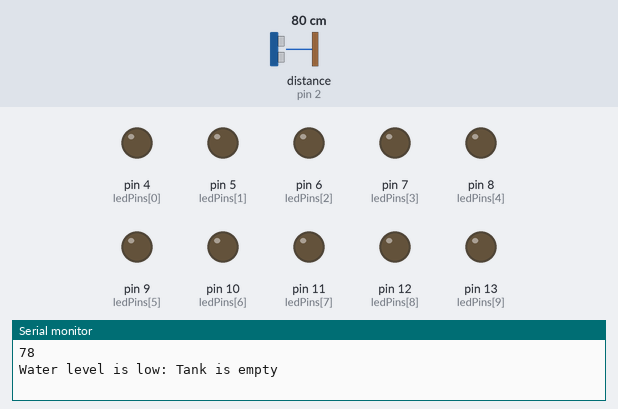
Bench run of a sketch on a simulated Arduino Uno, built with avr-gcc and run on an emulated ATmega328P. Parts: output pins drawn as LEDs (lit = HIGH), the last lines printed to the serial monitor. Wiring (inferred from the names in the program): ultrasonic range finder: trigger pin 3; echo pin 2. Inputs (shaded band) come from the test bench; at power-on: distance to the obstacle (sensor on pin 2) 80 cm. The echo pulse lasts 58.3 µs per cm; pins used as bus, display or sensor lines are not drawn.

Above: at 1.9 s.
2.0 s: distance to the obstacle (sensor on pin 2) set to 51 cm
4.5 s: distance to the obstacle (sensor on pin 2) set to 46 cm
At 6.67 s:
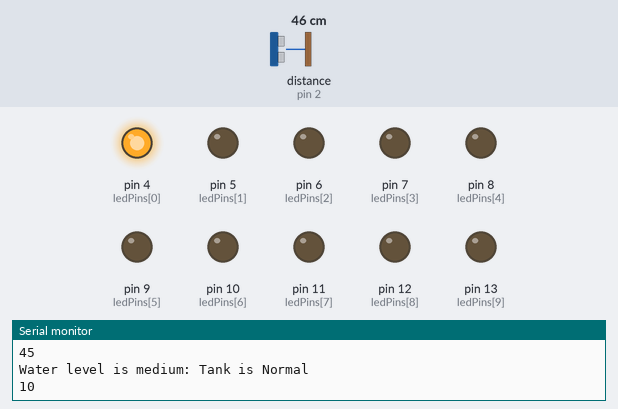
At 8.2 s:
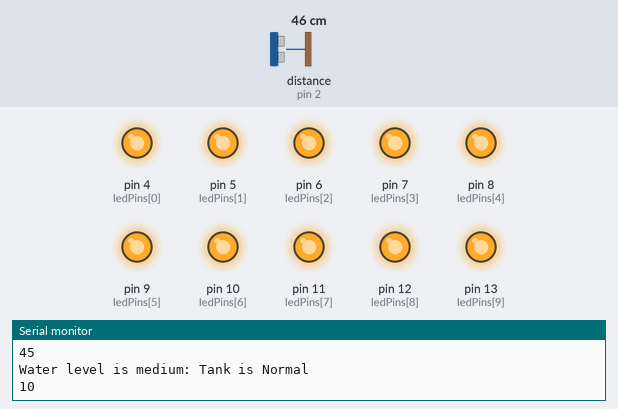
8.4 s: distance to the obstacle (sensor on pin 2) set to 2 cm
At 10.12 s:
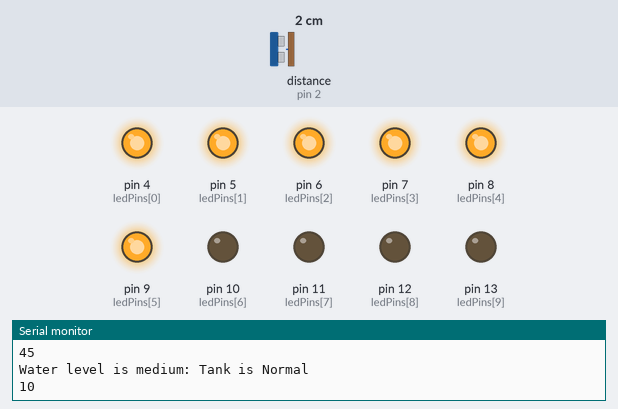
Timing chart, 0 to 12.2 s (numbered marks = the images above; inputs shaded):
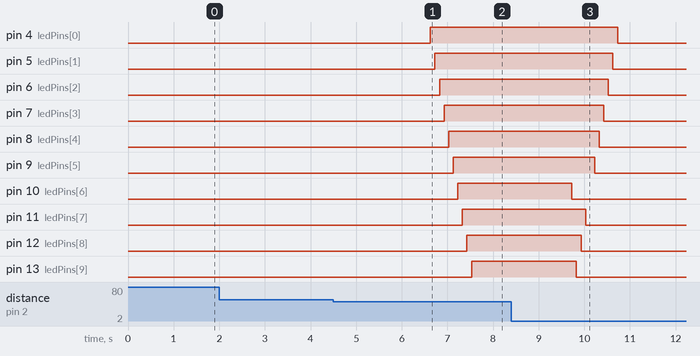

Measured:
- the behaviour switches between 47 and 46 cm on distance to the obstacle (sensor on pin 2) (found by bisection; images 0 and 1)
- after the input at 4.5 s, pin 4 (ledPins[0]): LOW → HIGH after 2.1 s; pin 5 (ledPins[1]): LOW → HIGH after 2.2 s; pin 6 (ledPins[2]): LOW → HIGH after 2.3 s; pin 7 (ledPins[3]): LOW → HIGH after 2.4 s; pin 8 (ledPins[4]): LOW → HIGH after 2.5 s
- after the input at 8.4 s, pin 4 (ledPins[0]): goes on until 10.7 s, then stays LOW; pin 5 (ledPins[1]): goes on until 10.6 s, then stays LOW; pin 6 (ledPins[2]): goes on until 10.5 s, then stays LOW; pin 7 (ledPins[3]): goes on until 10.4 s, then stays LOW; pin 8 (ledPins[4]): goes on until 10.3 s, then stays LOW

The sketch:

final_WL_Arduino_Map_function.ino
```cpp
#define echopin 2
#define trigpin 3

long duration, distance;
int numPins = 10;
int ledPins[] = { 4, 5, 6, 7, 8, 9, 10,11,12,13};
//int ledStates[] = {LOW, LOW, LOW, LOW, LOW, LOW, LOW, LOW, LOW, LOW};


void setup() {
  // put your setup code here, to run once:

  Serial.begin(9600);
  pinMode (trigpin, OUTPUT);
  pinMode (echopin, INPUT );

  int i = 0;
  for(i=0; i < numPins; i++) {
      pinMode(ledPins[i], OUTPUT);
  }

}


void loop() {
  // put your main code here, to run repeatedly:

    digitalWrite(trigpin,LOW);
    delayMicroseconds(5);

    digitalWrite(trigpin,HIGH);
    delayMicroseconds(10);

    digitalWrite(trigpin,LOW);

    duration=pulseIn (echopin,HIGH);

    distance= duration*0.034/2;
    delay (1000);

    Serial.println(distance);


    if (30 <= distance && distance < 35){
          Serial.println("Water level is high: Tank is full ");
          delay(100);
          //    digitalWrite(motor,LOW);
          //    delay(10);
          }


      else if (35<= distance && distance <= 45){
          Serial.println("Water level is medium: Tank is Normal");
          delay(100);

          int  outputValue = map(distance, 35,44,0,9);
          Serial.println(outputValue);

          for(int i=0;i<=outputValue;i++){
              digitalWrite(ledPins[i],HIGH);
              delay(100);

              if(i==outputValue){
                    delay(2000);

                  for(int j=i;j>-1;j--)
                      {
                      digitalWrite(ledPins[j],LOW);
                            delay(100);
                            }

                //  digitalWrite(ledPins[0],LOW);
                //  digitalWrite(ledPins[1],LOW);
                //  digitalWrite(ledPins[2],LOW);
                //  digitalWrite(ledPins[3],LOW);
                //  digitalWrite(ledPins[4],LOW);
                //  digitalWrite(ledPins[5],LOW);
                //  digitalWrite(ledPins[6],LOW);
                //  digitalWrite(ledPins[7],LOW);
                //  digitalWrite(ledPins[8],LOW);
                //  digitalWrite(ledPins[9],LOW);
              }


        }

  }


    //digitalWrite(ledPins[outputValue],HIGH);
    //delay(1000);
    //digitalWrite(ledPins[outputValue],LOW);
    //delay(1000);


    else if (45 < distance ){
          Serial.println("Water level is low: Tank is empty ");
          delay(100);
          //    digitalWrite(motor,HIGH);
          ////    delay(10);
          }

}
```
